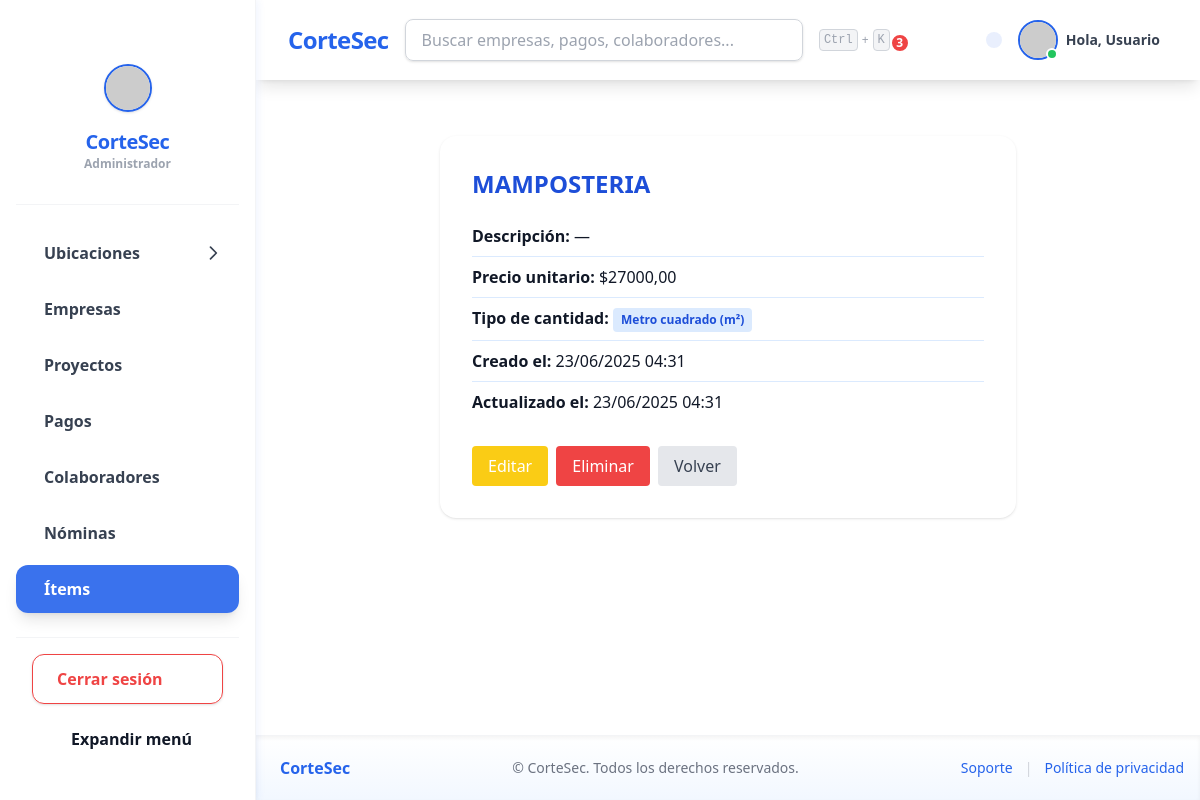
Page /items/1/ on the committed database.
### items/models.py (models this page shows, shortened)
class Item(models.Model):
    TIPO_CANTIDAD_CHOICES = [
    ('m2', 'Metro cuadrado (m²)'),
    ('m3', 'Metro cúbico (m³)'),
    ('ml', 'Metro lineal (ml)'),
    ('global', 'Global'),
]
    name = models.CharField("Nombre", max_length=100)
    description = models.TextField("Descripción", blank=True)
    price = models.DecimalField("Precio Unitario", max_digits=10, decimal_places=2)
    tipo_cantidad = models.CharField(
        "Tipo de cantidad",
        max_length=10,
        choices=TIPO_CANTIDAD_CHOICES,
        default='m2'
    )
    created_at = models.DateTimeField("Creado el", auto_now_add=True)
    updated_at = models.DateTimeField("Actualizado el", auto_now=True)
    class Meta:
        verbose_name = "Ítem"
        verbose_name_plural = "Ítems"
        ordering = ["name"]

### items/views.py (the view)
# urls.py: path("<int:pk>/", views.ItemDetailView.as_view(), name="item_detalle"),
class ItemDetailView(DetailView):
    model = Item
    template_name = "items/item_detalle.html"

### core/context_processors.py (called while the page is built)
def notificaciones(request):
    if request.user.is_authenticated:
        return {
            'notificaciones': Notificacion.objects.filter(usuario=request.user, leida=False)
        }
    return {}

### items/templates/items/item_detalle.html (shortened to what this page needs)
{% extends "base.html" %}
{% block content %}
<div class="bg-white rounded-2xl shadow p-8 max-w-xl mx-auto">
    <h2 class="text-2xl font-bold text-blue-700 mb-4">{{ object.name }}</h2>
    <ul class="divide-y divide-blue-100 mb-6">
        <li class="py-2"><strong>Descripción:</strong> {{ object.description|default:"—" }}</li>
        <li class="py-2"><strong>Precio unitario:</strong> ${{ object.price }}</li>
        <li class="py-2">
            <strong>Tipo de cantidad:</strong>
            <span class="inline-block px-2 py-1 rounded bg-blue-100 text-blue-700 font-semibold text-xs">
                {{ object.get_tipo_cantidad_display }}
            </span>
        </li>
        <li class="py-2"><strong>Creado el:</strong> {{ object.created_at|date:"d/m/Y H:i" }}</li>
        <li class="py-2"><strong>Actualizado el:</strong> {{ object.updated_at|date:"d/m/Y H:i" }}</li>
    </ul>
    <div class="flex gap-2">
        <a href="{% url 'items:item_editar' object.pk %}" class="px-4 py-2 bg-yellow-400 text-white rounded hover:bg-yellow-500 transition">
            Editar
        </a>
        <a href="{% url 'items:item_eliminar' object.pk %}" class="px-4 py-2 bg-red-500 text-white rounded hover:bg-red-600 transition">
            Eliminar
        </a>
        <a href="{% url 'items:item_lista' %}" class="px-4 py-2 bg-gray-200 text-gray-700 rounded hover:bg-gray-300 transition">
            Volver
        </a>
    </div>
</div>
{% endblock %}

### static/css/custom.css (style rules this page uses)
html, body { height: 100%; }

### rows in the picture
Item: name "MAMPOSTERIA", description "—", price "27000,00", tipo_cantidad "Metro cuadrado (m²)", created_at "23/06/2025 04:31", updated_at "23/06/2025 04:31"

### other values in the picture
{{ user.first_name|default:"Usuario" }} "Usuario"
